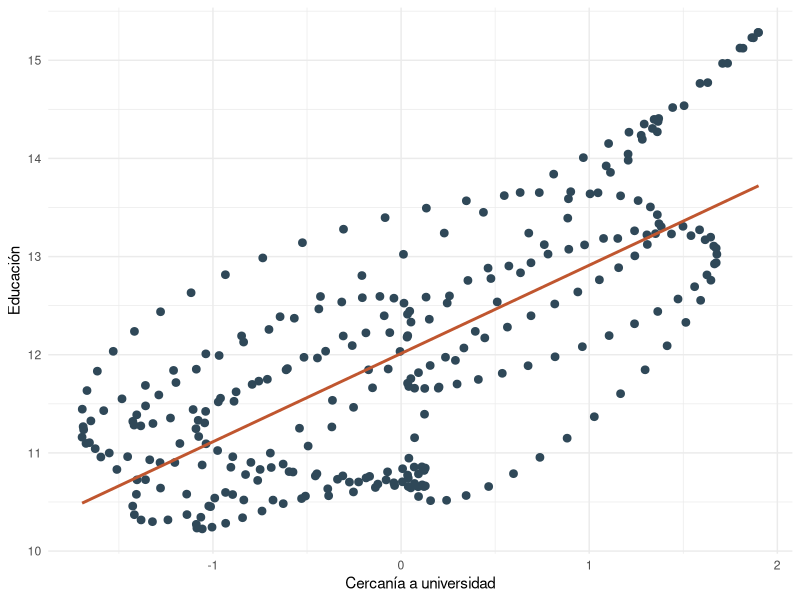
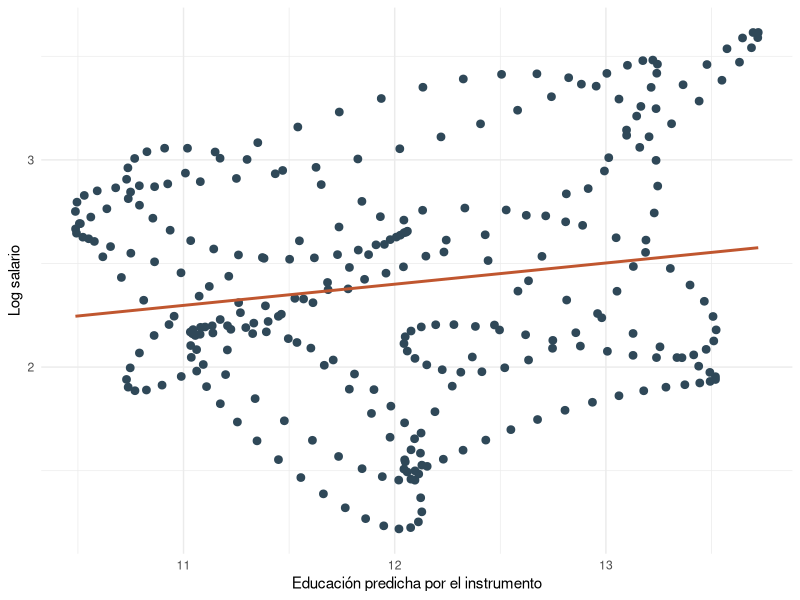

Write R code to recreate these figures, in order.
## ---- chunk 1
knitr::opts_chunk$set(
  comment = "#>",
  fig.align = "center",
  fig.width = 7,
  fig.height = 4.5,
  out.width = "80%",
  warning = FALSE,
  message = FALSE
)

library(ggplot2)
library(knitr)
## ---- chunk 2
n_iv <- 300
i_iv <- 1:n_iv
habilidad_iv <- scale(sin(i_iv / 9) + cos(i_iv / 13))[, 1]
cercania <- scale(cos(i_iv / 17) + sin(i_iv / 6))[, 1]
educ_iv <- 12 + 0.9 * cercania + 0.8 * habilidad_iv + 0.4 * sin(i_iv / 5)
epsilon_iv <- 0.25 * sin(i_iv / 4)
lwage_iv <- 1.2 + 0.10 * educ_iv + 0.45 * habilidad_iv + epsilon_iv

datos_iv <- data.frame(
  lwage = lwage_iv,
  educ = educ_iv,
  cercania = cercania,
  habilidad = habilidad_iv
)

kable(head(datos_iv, 12), digits = 3, caption = "Primeras observaciones de la base de variables instrumentales")
## ---- chunk 3
ggplot(datos_iv, aes(x = cercania, y = educ)) +
  geom_point(color = "#2f4858", size = 2.3) +
  geom_smooth(method = "lm", se = FALSE, color = "#C0562F", linewidth = 1) +
  labs(x = "Cercanía a universidad", y = "Educación") +
  theme_minimal()
## ---- chunk 4
mco_iv <- lm(lwage ~ educ, data = datos_iv)
primera_iv <- lm(educ ~ cercania, data = datos_iv)
datos_iv$educ_hat <- fitted(primera_iv)
iv_manual <- lm(lwage ~ educ_hat, data = datos_iv)

tabla_mco_iv <- coef(summary(mco_iv))
tabla_primera_iv <- coef(summary(primera_iv))
tabla_iv_manual <- coef(summary(iv_manual))

beta_mco_iv <- unname(coef(mco_iv)[["educ"]])
se_mco_iv <- tabla_mco_iv["educ", "Std. Error"]
pi_cercania_iv <- unname(coef(primera_iv)[["cercania"]])
se_pi_cercania_iv <- tabla_primera_iv["cercania", "Std. Error"]
t_primera_iv <- pi_cercania_iv / se_pi_cercania_iv
f_primera_iv <- as.numeric(t_primera_iv^2)
r2_primera_iv <- summary(primera_iv)$r.squared
beta_iv_manual <- unname(coef(iv_manual)[["educ_hat"]])
se_iv_manual <- tabla_iv_manual["educ_hat", "Std. Error"]

kable(
  data.frame(
    modelo = c("MCO", "Primera etapa", "2SLS manual"),
    coeficiente_clave = c(beta_mco_iv, pi_cercania_iv, beta_iv_manual),
    error_estandar = c(se_mco_iv, se_pi_cercania_iv, se_iv_manual)
  ),
  digits = 4,
  caption = "MCO, primera etapa y 2SLS manual en R"
)
## ---- chunk 5
y_iv <- matrix(datos_iv$lwage, ncol = 1)
X_iv <- cbind(1, datos_iv$educ)
Z_iv <- cbind(1, datos_iv$cercania)
Pz_iv <- Z_iv %*% solve(t(Z_iv) %*% Z_iv) %*% t(Z_iv)
beta_2sls_mat <- solve(t(X_iv) %*% Pz_iv %*% X_iv) %*% t(X_iv) %*% Pz_iv %*% y_iv
beta_2sls_matriz_iv <- as.numeric(beta_2sls_mat[2, 1])
## ---- chunk 6
ggplot(datos_iv, aes(x = educ_hat, y = lwage)) +
  geom_point(color = "#2f4858", size = 2.3) +
  geom_smooth(method = "lm", se = FALSE, color = "#C0562F", linewidth = 1) +
  labs(x = "Educación predicha por el instrumento", y = "Log salario") +
  theme_minimal()
